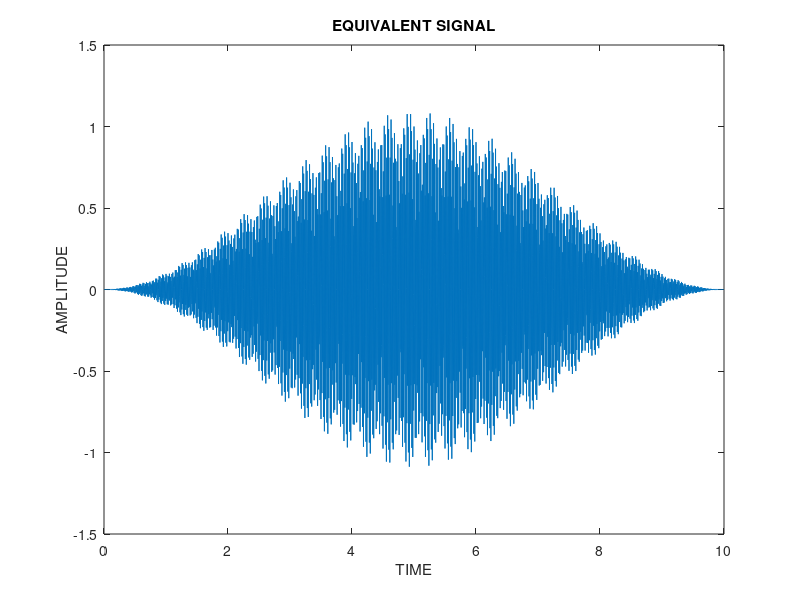
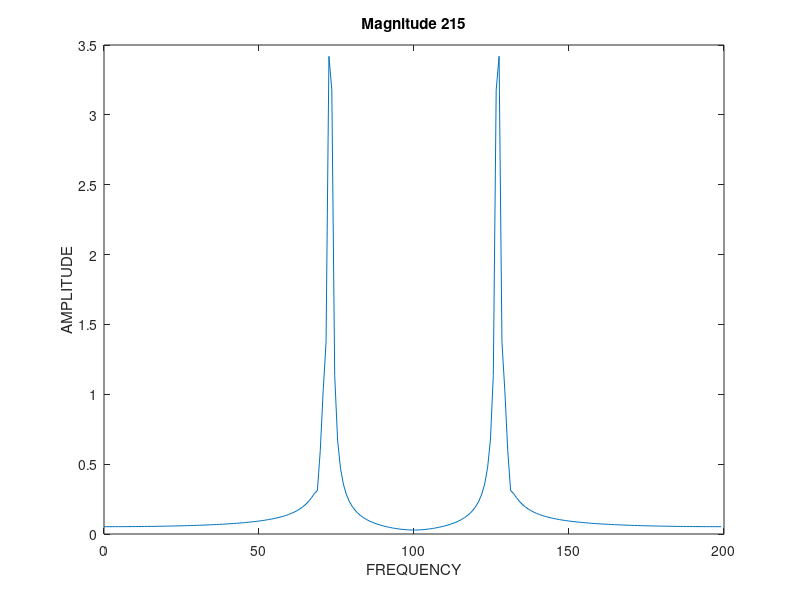
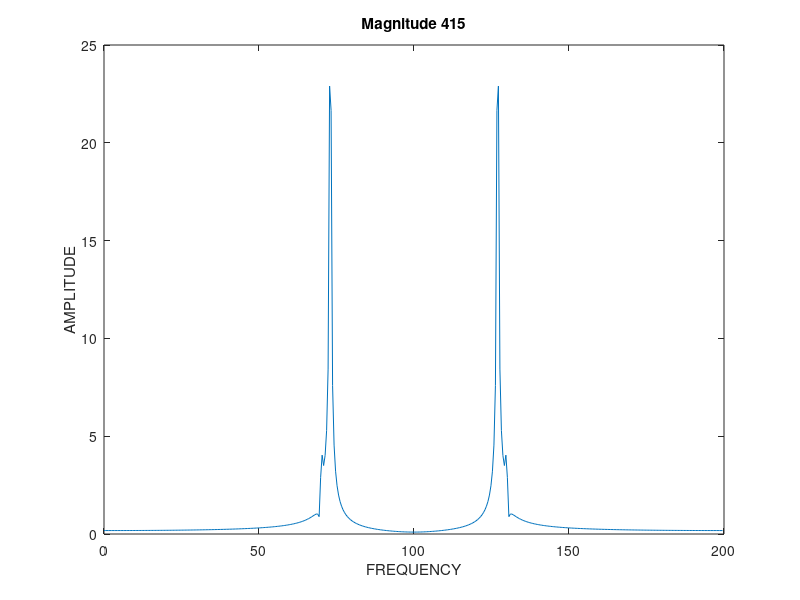
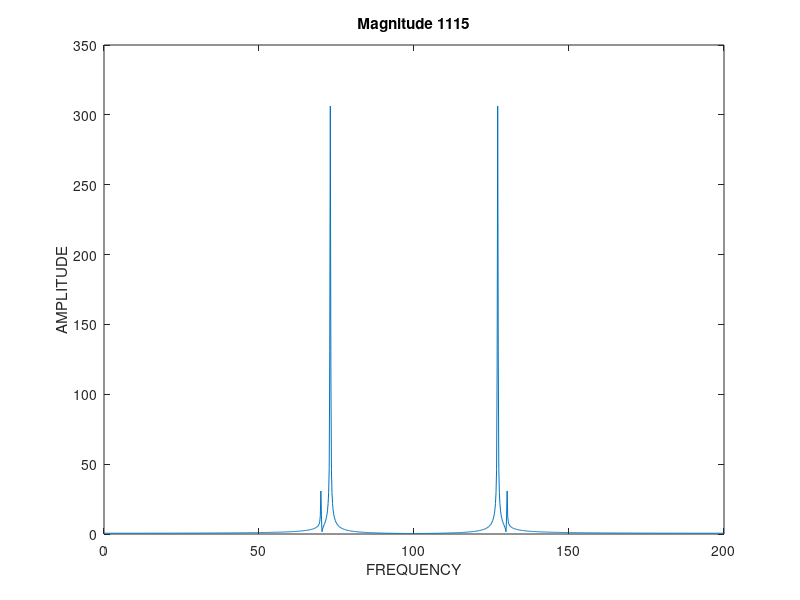

MATLAB code to generate these figures, in order:
alpha = 1 + mod(109,3);

%{
%1st

t = 0:1/120:2-1/120;
n = 15*alpha/120;
y = sin(30*2*pi*t);
m = abs(fft(y,120));
f = (0:length(m)-1)*120/length(m);
subplot(2,1,1)
plot(f,m)
title('Magnitude 120')
xlabel("FREQUENCY");
ylabel("AMPLITUDE");
m1 = abs(fft(y,30));
f1 = (0:length(m1)-1)*120/length(m1);
subplot(2,1,2)
plot(f1,m1)
title('Magnitude 130')
xlabel("FREQUENCY");
ylabel("AMPLITUDE");
k = [1 2 3 4 5 6 7 8] ;
N1 = 120*k*n
%}

%{
%2nd
A = 140;
B = 146; 
t = 0:1/200:10-1/200;
xa = 0.1*sin(A*pi*t) + cos(B*pi*t);

m = abs(fft(xa,215));
f = (0:length(m)-1)*200/length(m);
figure(1)
plot(t,xa)
title('ORIGINAL SIGNAL')
xlabel("TIME");
ylabel("AMPLITUDE");
figure(2)

plot(f,m)
title('Magnitude 215')
xlabel("FREQUENCY");
ylabel("AMPLITUDE");
m1 = abs(fft(xa,415));
f1 = (0:length(m1)-1)*200/length(m1);
figure(3)
plot(f1,m1)
title('Magnitude 415')
xlabel("FREQUENCY");
ylabel("AMPLITUDE");
m2 = abs(fft(xa,1115));
f2 = (0:length(m2)-1)*200/length(m2);
figure(4)
plot(f2,m2)
title('Magnitude 1115')
xlabel("FREQUENCY");
ylabel("AMPLITUDE");
m3 = abs(fft(xa,1515));
f3 = (0:length(m3)-1)*200/length(m3);
figure(5)
plot(f3,m3)
title('Magnitude 1515')
xlabel("FREQUENCY");
ylabel("AMPLITUDE");
m4 = abs(fft(xa,1915));
f4 = (0:length(m4)-1)*200/length(m4);
figure(6)
plot(f4,m4)
title('Magnitude 1915')
xlabel("FREQUENCY");
ylabel("AMPLITUDE");
%}

%3rd
A = 140;
B = 146;
t = 0:1/200:10-1/200;
w = hann(2000);
x =(0.1*sin(A*pi*t) + cos(B*pi*t));
xa = (0.1*sin(A*pi*t) + cos(B*pi*t)).* w';
figure(1)
plot(t,xa)
title('EQUIVALENT SIGNAL')
xlabel("TIME");
ylabel("AMPLITUDE");
figure(2)
m = abs(fft(xa,215));
f = (0:length(m)-1)*200/length(m);
figure(2)
plot(f,m)
title('Magnitude 215')
xlabel("FREQUENCY");
ylabel("AMPLITUDE");
m1 = abs(fft(xa,415));
f1 = (0:length(m1)-1)*200/length(m1);
figure(3)
plot(f1,m1)
title('Magnitude 415')
xlabel("FREQUENCY");
ylabel("AMPLITUDE");
m2 = abs(fft(xa,1115));
f2 = (0:length(m2)-1)*200/length(m2);
figure(4)
plot(f2,m2)
title('Magnitude 1115')
xlabel("FREQUENCY");
ylabel("AMPLITUDE");
m3 = abs(fft(xa,1515));
f3 = (0:length(m3)-1)*200/length(m3);
figure(5)
plot(f3,m3)
title('Magnitude 1515')
xlabel("FREQUENCY");
ylabel("AMPLITUDE");
m4 = abs(fft(xa,1915));
f4 = (0:length(m4)-1)*200/length(m4);
figure(6)
plot(f4,m4)
title('Magnitude 1915')
xlabel("FREQUENCY");
ylabel("AMPLITUDE");
figure(7)
plot(t,w)
title('Hanning')
xlabel("FREQUENCY");
ylabel("AMPLITUDE");
figure(8)
plot(t,x)
title('ORIGINAL SIGNAL')
xlabel("TIME");
ylabel("AMPLITUDE");

